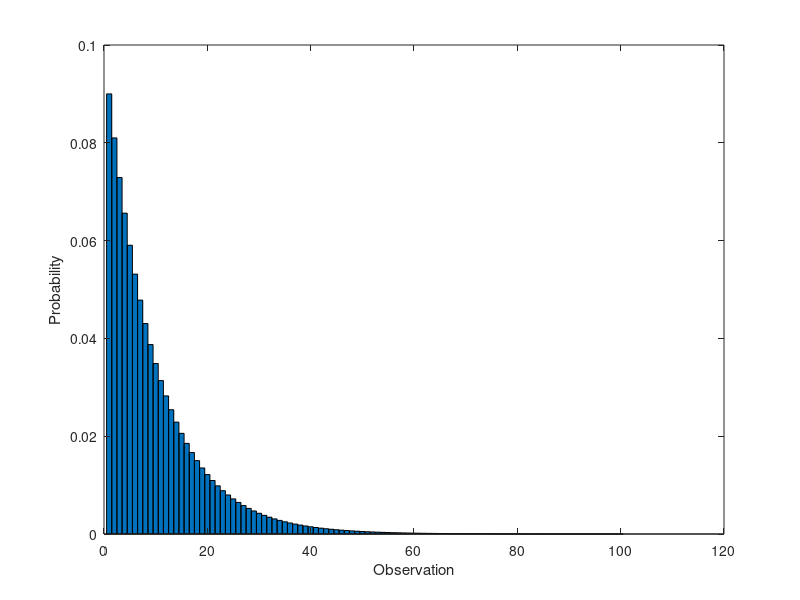
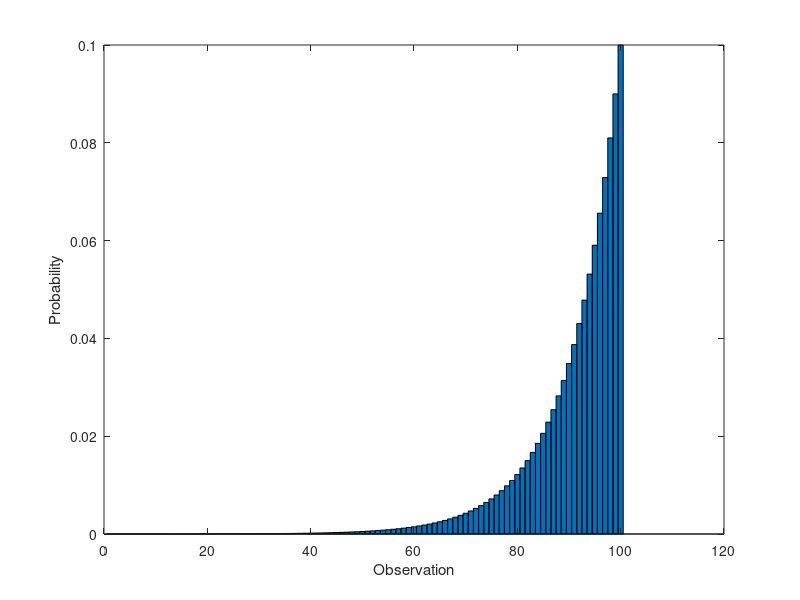
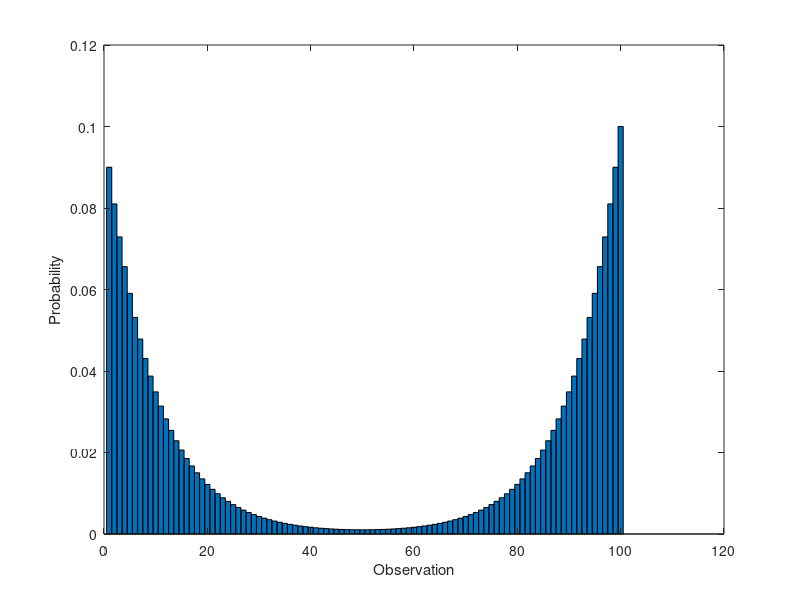

The MATLAB script that drew these images, in order:
x = 1:100;
y = geopdf(x,0.1);

figure
bar(x,y,1)
xlabel('Observation')
ylabel('Probability')

z = geopdf(100-x,0.1);

figure
bar(x,z,1)
xlabel('Observation')
ylabel('Probability')


u = y + z;

figure
bar(x,u,1)
xlabel('Observation')
ylabel('Probability')